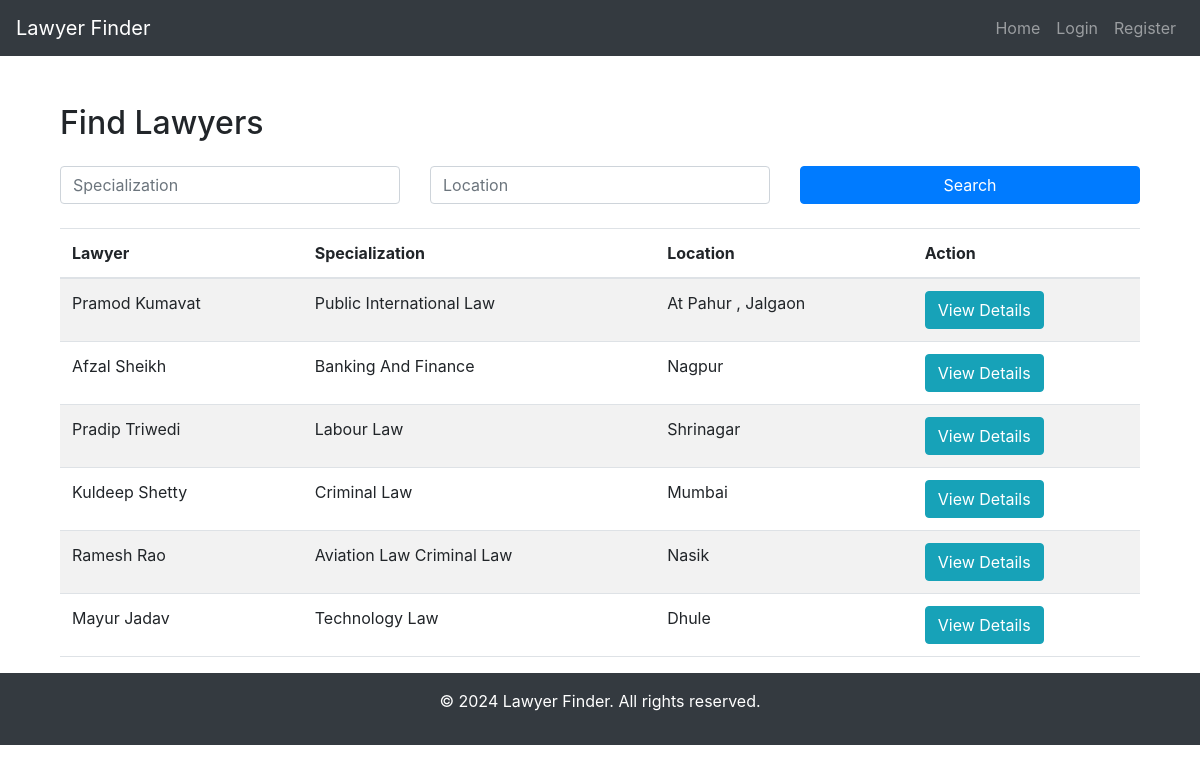
The page /user/search_lawyer/ on the database its author committed.
### lawyer/models.py (models this page shows)
class Lawyer(models.Model):
    user = models.OneToOneField(settings.AUTH_USER_MODEL, on_delete=models.CASCADE, related_name="lawyer_profile")
    address = models.CharField(max_length=200, null=False)
    mobile = models.CharField(max_length=15, null=False)
    email = models.EmailField(null=False)
    full_name = models.CharField(max_length=200, null=False)
    is_approved = models.BooleanField(default=False)
    qualifications = models.TextField(blank=True, null=True)
    specializations = models.TextField(blank=True, null=True)
    years_of_experience = models.PositiveIntegerField(blank=True, null=True)
    profile_photo = models.ImageField(upload_to='profile_photos/', blank=True, null=True)
    court_duty = models.CharField(max_length=200, blank=True, null=True)
    total_cases = models.PositiveIntegerField(blank=True, null=True)
    def __str__(self):
        return f"{self.user.username}'s Profile"

### user/views.py (the view)
# urls.py: path('search_lawyer/', search, name='search'),
def search(request):
    specialization = request.GET.get('specialization', '')
    location = request.GET.get('location', '')
    lawyers = Lawyer.objects.filter(
        specializations__icontains=specialization,
        address__icontains=location
    )
    print(lawyers)
    return render(request, 'user/search.html', {'lawyers': lawyers})

### user/templates/user/search.html (shortened to what this page needs)
<!DOCTYPE html>
<html lang="en">
<head>
    <link href="https://cdn.jsdelivr.net/npm/bootstrap@5.3.0/dist/css/bootstrap.min.css" rel="stylesheet">
</head>
<body>
{% extends 'base.html' %}
{% block content %}
<div class="container mt-5">
    <h2 class="mb-4">Find Lawyers</h2>
    <form method="get" class="mb-4">
        <div class="row">
            <div class="col-md-4">
                <input type="text" name="specialization" class="form-control" placeholder="Specialization" value="{{ request.GET.specialization }}">
            </div>
            <div class="col-md-4">
                <input type="text" name="location" class="form-control" placeholder="Location" value="{{ request.GET.location }}">
            </div>
            <div class="col-md-4">
                <button type="submit" class="btn btn-primary w-100">Search</button>
            </div>
        </div>
    </form>
    <table class="table table-striped">
        <thead>
            <tr>
                <th>Lawyer</th>
                <th>Specialization</th>
                <th>Location</th>
                <th>Action</th>
            </tr>
        </thead>
        <tbody>
            {% for lawyer in lawyers %}
            <tr>
                <td>{{ lawyer.full_name }}</td>
                <td>{{ lawyer.specializations }}</td>
                <td>{{ lawyer.address }}</td>
                <td>
                    <a href="{% url 'view_lawyer_details' lawyer.id %}" class="btn btn-info">View Details</a>
                </td>
            </tr>
            {% empty %}
            <tr>
                <td colspan="5" class="text-center">No lawyers found matching your criteria.</td>
            </tr>
            {% endfor %}
        </tbody>
    </table>
</div>
{% endblock %}

### admin_dashboard/templates/base.html (shortened to what this page needs)
<!DOCTYPE html>
<html lang="en">
<head>
    <link rel="stylesheet" href="https://stackpath.bootstrapcdn.com/bootstrap/4.5.2/css/bootstrap.min.css">
</head>
<body>
    <nav class="navbar navbar-expand-lg navbar-dark bg-dark">
        <a class="navbar-brand" href="#">Lawyer Finder</a>
        <div class="collapse navbar-collapse" id="navbarNav">
            <ul class="navbar-nav ml-auto">
                <li class="nav-item"><a class="nav-link" href="{% url 'user_home' %}">Home</a></li>
                {% if user.is_authenticated %}
                    <li class="nav-item"><a class="nav-link" href="{% url 'logout' %}">Logout</a></li>
                <li class="nav-item"><a class="nav-link" href="#">Hello, {{ user.username }}</a></li>
                {% else %}
                    <li class="nav-item"><a class="nav-link" href="{% url 'user_login' %}">Login</a></li>
                    <li class="nav-item"><a class="nav-link" href="{% url 'user_register' %}">Register</a></li>
                {% endif %}
            </ul>
        </div>
    </nav>
    <div class="container mt-4">
        {% block content %}
        {% endblock %}
    </div>
    <footer class="bg-dark text-white text-center py-3">
        <p>&copy; 2024 Lawyer Finder. All rights reserved.</p>
    </footer>
</body>
</html>

### rows shown on the page
Lawyer: full_name "Pramod Kumavat", specializations "Public International Law", address "At Pahur , Jalgaon"
Lawyer: full_name "Afzal Sheikh", specializations "Banking And Finance", address "Nagpur"
Lawyer: full_name "Pradip Triwedi", specializations "Labour Law", address "Shrinagar"
Lawyer: full_name "Kuldeep Shetty", specializations "Criminal Law", address "Mumbai"
Lawyer: full_name "Ramesh Rao", specializations "Aviation Law Criminal Law", address "Nasik"
Lawyer: full_name "Mayur Jadav", specializations "Technology Law", address "Dhule"
